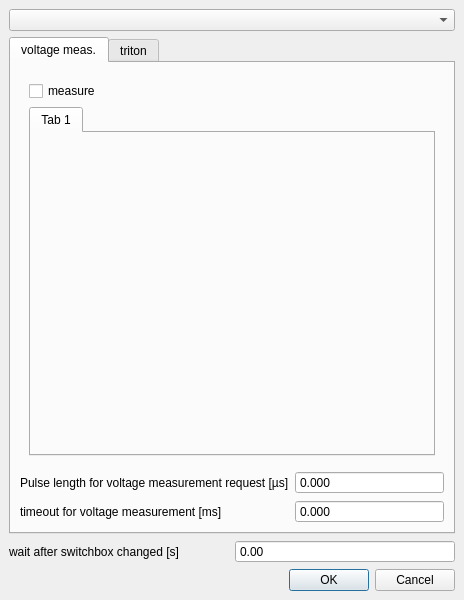
<?xml version="1.0" encoding="UTF-8"?>
<ui version="4.0">
 <class>PreScanMainWin</class>
 <widget class="QMainWindow" name="PreScanMainWin">
  <property name="geometry">
   <rect>
    <x>0</x>
    <y>0</y>
    <width>464</width>
    <height>600</height>
   </rect>
  </property>
  <property name="windowTitle">
   <string>MainWindow</string>
  </property>
  <widget class="QWidget" name="centralwidget">
   <layout class="QVBoxLayout" name="verticalLayout">
    <item>
     <widget class="QComboBox" name="comboBox"/>
    </item>
    <item>
     <widget class="QTabWidget" name="mainTabWidget">
      <property name="currentIndex">
       <number>0</number>
      </property>
      <widget class="QWidget" name="volt_tab">
       <attribute name="title">
        <string>voltage meas.</string>
       </attribute>
       <layout class="QVBoxLayout" name="verticalLayout_2">
        <item>
         <widget class="QWidget" name="voltage_mainwidget" native="true">
          <layout class="QVBoxLayout" name="verticalLayout_3">
           <item>
            <widget class="QCheckBox" name="checkBox_voltage_measure">
             <property name="text">
              <string>measure</string>
             </property>
            </widget>
           </item>
           <item>
            <widget class="QTabWidget" name="tabWidget">
             <property name="locale">
              <locale language="English" country="UnitedStates"/>
             </property>
             <property name="currentIndex">
              <number>0</number>
             </property>
             <widget class="QWidget" name="tab_0">
              <attribute name="title">
               <string>Tab 1</string>
              </attribute>
             </widget>
            </widget>
           </item>
          </layout>
         </widget>
        </item>
        <item>
         <layout class="QFormLayout" name="formLayout">
          <item row="0" column="0">
           <widget class="QLabel" name="label_measVoltPulseLength_mu_s">
            <property name="locale">
             <locale language="English" country="UnitedStates"/>
            </property>
            <property name="text">
             <string>Pulse length for voltage measurement request [µs]</string>
            </property>
           </widget>
          </item>
          <item row="1" column="0">
           <widget class="QLabel" name="label_measVoltTimeout_mu_s">
            <property name="locale">
             <locale language="English" country="UnitedStates"/>
            </property>
            <property name="text">
             <string>timeout for voltage measurement [ms]</string>
            </property>
           </widget>
          </item>
          <item row="1" column="1">
           <widget class="QDoubleSpinBox" name="doubleSpinBox_measVoltTimeout_mu_s_set">
            <property name="locale">
             <locale language="English" country="UnitedStates"/>
            </property>
            <property name="buttonSymbols">
             <enum>QAbstractSpinBox::NoButtons</enum>
            </property>
            <property name="keyboardTracking">
             <bool>false</bool>
            </property>
            <property name="decimals">
             <number>3</number>
            </property>
            <property name="maximum">
             <double>42949.000000000000000</double>
            </property>
           </widget>
          </item>
          <item row="0" column="1">
           <widget class="QDoubleSpinBox" name="doubleSpinBox_measVoltPulseLength_mu_s">
            <property name="locale">
             <locale language="English" country="UnitedStates"/>
            </property>
            <property name="buttonSymbols">
             <enum>QAbstractSpinBox::NoButtons</enum>
            </property>
            <property name="keyboardTracking">
             <bool>false</bool>
            </property>
            <property name="decimals">
             <number>3</number>
            </property>
            <property name="maximum">
             <double>107374182.000000000000000</double>
            </property>
           </widget>
          </item>
         </layout>
        </item>
       </layout>
      </widget>
      <widget class="QWidget" name="triton_tab">
       <attribute name="title">
        <string>triton</string>
       </attribute>
       <layout class="QVBoxLayout" name="verticalLayout_4">
        <item>
         <widget class="QCheckBox" name="checkBox_triton_measure">
          <property name="text">
           <string>measure</string>
          </property>
         </widget>
        </item>
        <item>
         <widget class="QTreeView" name="treeView_triton"/>
        </item>
       </layout>
      </widget>
     </widget>
    </item>
    <item>
     <layout class="QHBoxLayout" name="horizontalLayout">
      <item>
       <widget class="QLabel" name="label_wait_after_switchbox">
        <property name="text">
         <string>wait after switchbox changed [s]</string>
        </property>
       </widget>
      </item>
      <item>
       <widget class="QDoubleSpinBox" name="doubleSpinBox_wait_after_switchbox">
        <property name="locale">
         <locale language="English" country="UnitedStates"/>
        </property>
        <property name="alignment">
         <set>Qt::AlignLeading|Qt::AlignLeft|Qt::AlignVCenter</set>
        </property>
        <property name="buttonSymbols">
         <enum>QAbstractSpinBox::NoButtons</enum>
        </property>
        <property name="keyboardTracking">
         <bool>false</bool>
        </property>
        <property name="maximum">
         <double>10.000000000000000</double>
        </property>
       </widget>
      </item>
     </layout>
    </item>
    <item>
     <widget class="QDialogButtonBox" name="buttonBox">
      <property name="standardButtons">
       <set>QDialogButtonBox::Cancel|QDialogButtonBox::Ok</set>
      </property>
     </widget>
    </item>
   </layout>
  </widget>
 </widget>
 <resources/>
 <connections/>
</ui>
